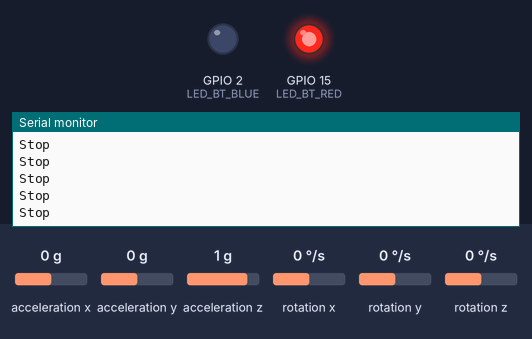
The sketch below on a simulated ESP32. Shown: output pins drawn as LEDs (lit = HIGH), the last lines printed to the serial monitor. The inputs (shaded band) are chosen by the test bench; at power-on: acceleration y 0 g, acceleration x 0 g, acceleration z 1 g, rotation x 0 °/s, rotation y 0 °/s, rotation z 0 °/s. Nothing arrives over Bluetooth unless stated.

Above: at 3.2 s.
3.3 s: acceleration y set to -1.4 g
At 4.1 s:
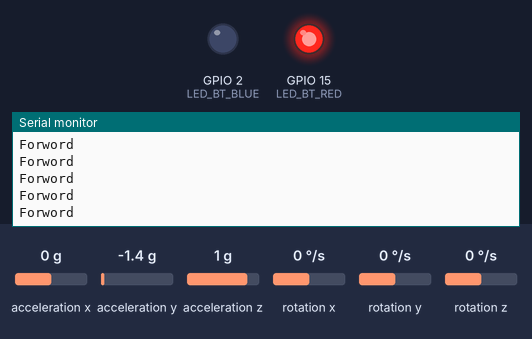
4.8 s: acceleration x set to -1.4 g
At 5.5 s:
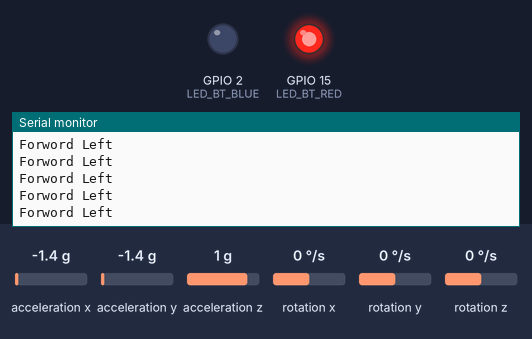

Measured:
- after the input at 3.3 s, the serial monitor: prints a new line at once (image 1)
- after the input at 4.8 s, the serial monitor: prints a new line at once (image 2)

The sketch:

Controller.ino
```cpp
/*****************************************************************************
*     Serial Bluetooth communication between 2 Bluetooth Enabled boards      *
*                             The SERVER (Master)                            *
*                    This Code only Works for ESP32 boards                   *
******************************************************************************/


#include "Wire.h"
#include <MPU6050_light.h>
#include "BluetoothSerial.h"            // BT: Include the Serial bluetooth library
#define LED_BT_BLUE 2                   // BT: Internal LED (or LED on the pin D2) for the connection indication (connected LED ON / disconnected LED OFF)
#define LED_BT_RED 15                   // BT: LED (LED on the pin D4) for the connection indication (connected LED OFF / disconnected LED ON)
unsigned long previousMillisReconnect;  // BT: Variable used for comparing millis counter for the reconnection timer
bool ledBtState = false;                // BT: Variable used to chage the indication LED state
bool SlaveConnected;                    // BT: Variable used to store the current connection state (true=connected/false=disconnected)
int recatt = 0;                         // BT: Variable used to count the reconnection attempts

int currentDirec=0;


// For circuit diagram, more details about MPU6050 visit page https://lastminuteengineers.com/mpu6050-accel-gyro-arduino-tutorial/
MPU6050 mpu(Wire);


unsigned long timer = 0;
double x, y, z;

// BT: Bluetooth availabilty check
#if !defined(CONFIG_BT_SPP_ENABLED)
#error Serial Bluetooth not available or not enabled. It is only available for the ESP32 chip.
#endif

String myName = "BT-Master";                                  // BT: Variable used to store the SERVER(Master) bluetooth device name; just for prinitng
String slaveName = "BTSlave";                                 // BT: Variable used to store the CLIENT(Slave) bluetooth device name; just for prinitng; just for printing in this case
String MACadd = "00:19:09:03:6A:5E";                          // BT: Variable used to store the CLIENT(Slave) bluetooth device Mac address; just for prinitng; just for printing in this case
uint8_t address[6] = { 0x00, 0x19, 0x09, 0x03, 0x6A, 0x5E };  // BT: Variable used to store the CLIENT(Slave) MAC address used for the connection; Use your own andress in the same format

BluetoothSerial SerialBT;  // BT: Set the Object SerialBT


// BT: Bt_Status callback function
void Bt_Status(esp_spp_cb_event_t event, esp_spp_cb_param_t *param) {
  if (event == ESP_SPP_OPEN_EVT) {          // BT: Checks if the SPP connection is open, the event comes// event == Client connected
    Serial.println("Client Connected");     // BT: Write to the serial monitor
    digitalWrite(LED_BT_BLUE, HIGH);        // BT: Turn ON the BLUE bluetooth indication LED (solid light)
    digitalWrite(LED_BT_RED, LOW);          // BT: Turn OFF the RED bluetooth indication LED
    SlaveConnected = true;                  // BT: Set the variable true = CLIENT is connected to the SERVER
    recatt = 0;                             // BT: Reset the reconnect attempts counter
  } else if (event == ESP_SPP_CLOSE_EVT) {  // BT: event == Client disconnected
    Serial.println("Client Disconnected");  // BT: Write to the serial monitor
    digitalWrite(LED_BT_RED, HIGH);         // BT: Turn ON the RED bluetooth indication LED (solid light)
    digitalWrite(LED_BT_BLUE, LOW);         // BT: Turn OFF the BLUE bluetooth indication LED
    SlaveConnected = false;                 // BT: Set the variable false = CLIENT connection lost
  }
}

void setup() {
  pinMode(LED_BT_BLUE, OUTPUT);    // BT: Set up the onboard LED pin as output
  pinMode(LED_BT_RED, OUTPUT);     // BT: Set up the onboard LED pin as output
  digitalWrite(LED_BT_RED, HIGH);  // BT: Turn ON the RED LED = no connection established
  SlaveConnected = false;          // BT: Set the variable false = CLIENT is not connected
  Serial.begin(115200);            // Sets the data rate in bits per second (baud) for serial data transmission

  // BT: Define the Bt_Status callback
  SerialBT.register_callback(Bt_Status);
  // BT: Starts the bluetooth device with the name stored in the myName variable as SERVER(Master)
  SerialBT.begin(myName, true);
  Serial.printf("The device \"%s\" started in master mode, make sure slave BT device is on!\n", myName.c_str());
  SlaveConnect();

  Wire.begin();
  byte status = mpu.begin();
  Serial.print(F("MPU6050 status: "));
  Serial.println(status);
  while (status != 0) {}  // stop everything if could not connect to MPU6050
  Serial.println(F("Calculating offsets, do not move MPU6050"));
  delay(1000);
  mpu.calcOffsets();          // gyro and accelero
  Serial.println("Done!\n");  // BT: Calls the bluetooth connection function to cnnect to the CLIENT(Slave)
}

void SlaveConnect() {                                                                                                                   // BT: This function connects/reconnects to the CLIENT(Slave)
  Serial.println("Function BT connection executed");                                                                                    // BT: Write to the serial monitor
  Serial.printf("Connecting to slave BT device named \"%s\" and MAC address \"%s\" is started.\n", slaveName.c_str(), MACadd.c_str());  // BT: Write to the serial monitor
  SerialBT.connect(address);                                                                                                            // BT: Establishing the connection with the CLIENT(Slave) with the Mac address stored in the address variable
}

void loop() {

  if (!SlaveConnected) {                                   // BT: Condition to evalute if the connection is established/lost
    if (millis() - previousMillisReconnect >= 5000) {      // BT: Check that 10000ms is passed
      previousMillisReconnect = millis();                  // BT: Set previousMillisReconnect to current millis
      recatt++;                                            // BT: Increase the the reconnection attempts counter +1
      Serial.print("Trying to reconnect. Attempt No.: ");  // BT: Write to the serial monitor
      Serial.println(recatt);                              // BT: Write the attempts count to the serial monitor
      Serial.println("Stopping Bluetooth...");             // BT: Write to the serial monitor
      SerialBT.end();                                      // BT: Close the bluetooth device
      Serial.println("Bluetooth stopped !");               // BT: Write to the serial monitor
      Serial.println("Starting Bluetooth...");             // BT: Write to the serial monitor
      SerialBT.begin(myName, true);                        // BT: Starts the bluetooth device with the name stored in the myName variable as SERVER(Master)
      Serial.printf("The device \"%s\" started in master mode, make sure slave BT device is on!\n", myName.c_str());
      SlaveConnect();  // BT: Calls the bluetooth connection function to connect to the CLIENT(Slave)
    }
  }
  // BT: Data send/receive via bluetooth
  if (Serial.available()) {                                                               // BT: Checks if there are data from the serial monitor available
    SerialBT.write(Serial.read());                                                        // BT: Sends the data via bluetooth
  }
  if (SerialBT.available()) {                                                             // BT: Checks if there are data from the bluetooth available
    Serial.write(SerialBT.read());                                                        // BT: Write the data to the serial monitor
  }

  mpu.update();

  x = mpu.getAngleX();
  y = mpu.getAngleY();
  z = mpu.getAngleZ();
  checkDirectionX(x, y, z);

}


void checkDirectionX(double xval, double yval, double zval) {

  int x = toDeg(xval);
  int direc=0;
  // Serial.println(x);
  if (x > 345 || x < 15) {
    Serial.println("Stop");
    direc=0;
  } else if (x > 180) {
    Serial.print("Forword");
    direc=checkDirectionY(xval, yval, zval,1);
  } else {
    Serial.print("Backword");
    direc=checkDirectionY(xval, yval, zval,4);
  }
  if(currentDirec!=direc){
    currentDirec=direc;

    SerialBT.println("DIREC:"+String(direc));
    Serial.println("DIREC:"+String(direc));
  }


}

int checkDirectionY(double xval, double yval, double zval,int dirX) {
  // Serial.println(y);
  int y = toDeg(yval);
  if (y > 350 || y < 10) {
    Serial.println("");
    return dirX;
  } else if (y > 180) {
    Serial.println(" Right");
    return dirX+1;
  } else {
    Serial.println(" Left");
    return dirX+2;
  }
}


int toDeg(double val) {
  int value = int(val);
  if (value < 0 && value != 0) {
    return 360 + value;
  }
  return value;
}
```
